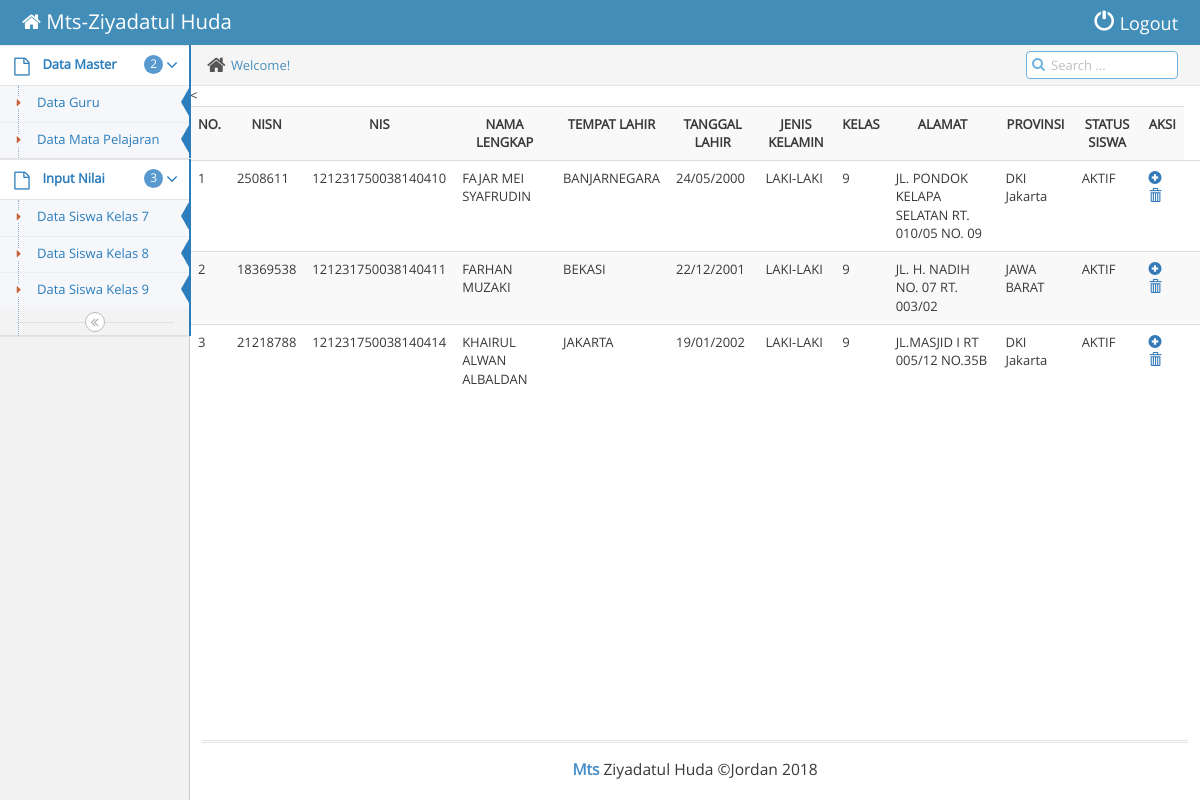
Page /halaman_admin.php?page=siswa_kelas9 on the committed database.
### tables this page shows
CREATE TABLE `siswa` (
  `id` int(5) NOT NULL,
  `nisn` int(10) NOT NULL,
  `nis` varchar(20) NOT NULL,
  `nama_lengkap` varchar(50) NOT NULL,
  `tempat_lahir` varchar(50) NOT NULL,
  `tanggal_lahir` varchar(50) NOT NULL,
  `jenis_kelamin` varchar(20) NOT NULL,
  `kelas` int(2) NOT NULL,
  `alamat` text NOT NULL,
  `provinsi` varchar(50) NOT NULL,
  `status_siswa` varchar(10) NOT NULL
);

### data/siswa_9.php (the view)
<?php
 include "koneksi.php";
 ?>
 <<div class="table-responsive">
 		<table class="table table-striped table-hover">
 	<tr>
					<th><center>NO.</th>
					<th><center>NISN</th>
					<th><center>NIS</th>
					<th><center>NAMA LENGKAP</th>
					<th><center>TEMPAT LAHIR</th>
					<th><center>TANGGAL LAHIR</th>
					<th><center>JENIS KELAMIN</th>
					<th><center>KELAS</th>
					<th><center>ALAMAT</th>
					<th><center>PROVINSI</th>
					<th><center>STATUS SISWA</th>
					<th><center>AKSI</th>
	</tr>
	<?php $urut = (isset($_GET['urut']) ? strtolower($_GET['urut']) : NULL);  ?>
				<?php
				if($urut){
					$sql = mysqli_query($koneksi, "SELECT * FROM siswa WHERE kelas=9");
				}else{
					$sql = mysqli_query($koneksi, "SELECT * FROM siswa WHERE kelas =9");
				}
				if(mysqli_num_rows($sql) == 0){
					echo '<tr><td colspan="8">Tidak ada data.</td></tr>';
				}else{
					$no = 1;
					while($row = mysqli_fetch_assoc($sql)){
						echo '
						<tr>
							<td>'.$no.'</td>
							<td>'.$row['nisn'].'</td>
							<td>'.$row['nis'].'</td>
							<td>'.$row['nama_lengkap'].'</td>
							<td>'.$row['tempat_lahir'].'</td>
							<td>'.$row['tanggal_lahir'].'</td>
							<td>'.$row['jenis_kelamin'].'</td>
							<td>'.$row['kelas'].'</td>
							<td>'.$row['alamat'].'</td>
							<td>'.$row['provinsi'].'</td>
							<td>'.$row['status_siswa'].'</td>
							<td>
								<a href="edit_siswa.php?id='.$row['id'].'" title="Input Nilai"><span class="glyphicon glyphicon-plus-sign"></span></a>
								<a href="hapus_siswa.php?aksi=delete&id='.$row['id'].'" title="Hapus Data" onclick="return confirm(\'Yakin?\')"><span class="glyphicon glyphicon-trash" aria-hidden="true"></span></a>
							</td>
							<td>';
						echo '
						</tr>
						';
						$no++;
					}
				}
				?>
		</table>
</div>

### rows in the picture
siswa: nisn "2508611", nis "121231750038140410", nama_lengkap "FAJAR MEI SYAFRUDIN", tempat_lahir "BANJARNEGARA", tanggal_lahir "24/05/2000", jenis_kelamin "LAKI-LAKI", kelas "9", alamat "JL. PONDOK KELAPA SELATAN RT. 010/05 NO. 09", provinsi "DKI Jakarta", status_siswa "AKTIF"
siswa: nisn "18369538", nis "121231750038140411", nama_lengkap "FARHAN MUZAKI", tempat_lahir "BEKASI", tanggal_lahir "22/12/2001", jenis_kelamin "LAKI-LAKI", kelas "9", alamat "JL. H. NADIH NO. 07 RT. 003/02", provinsi "JAWA BARAT", status_siswa "AKTIF"
siswa: nisn "21218788", nis "121231750038140414", nama_lengkap "KHAIRUL ALWAN ALBALDAN", tempat_lahir "JAKARTA", tanggal_lahir "19/01/2002", jenis_kelamin "LAKI-LAKI", kelas "9", alamat "JL.MASJID I RT 005/12 NO.35B", provinsi "DKI Jakarta", status_siswa "AKTIF"
